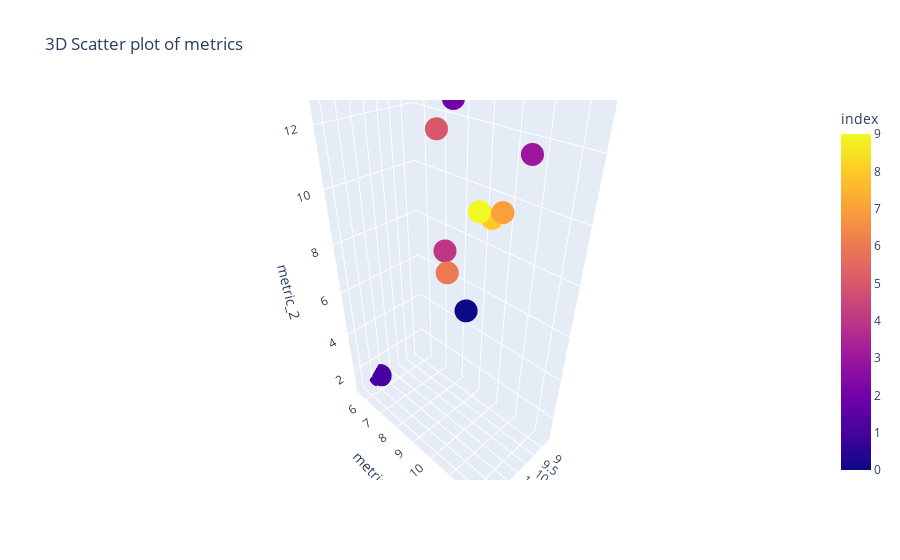

Write notebook code for a chart like this one.
### Code cell
# Interactive 3D plot using Plotly

fig = px.scatter_3d(df, x='metric_0', y='metric_1', z='metric_2', color=df.index, labels=df.index, title='3D Scatter plot of metrics')
fig.show()

### Figure 1 — Plotly figure (JSON) as saved in the notebook; plotly's stock layout.template omitted (floating-point values rounded to 4 significant figures)
{"data": [{"hovertemplate": "metric_0=%{x}<br>metric_1=%{y}<br>metric_2=%{z}<br>index=%{marker.color}<extra></extra>", "legendgroup": "", "marker": {"color": [0, 1, 2, 3, 4, 5, 6, 7, 8, 9], "coloraxis": "coloraxis", "symbol": "circle"}, "mode": "markers", "name": "", "scene": "scene", "showlegend": false, "type": "scatter3d", "x": [9.095, 11.24, 9.208, 11.42, 9.393, 12.22, 11.57, 10.02, 8.639, 11.15], "y": [8.619, 5.579, 7.994, 12.45, 7.806, 10.43, 10.11, 10.72, 9.242, 10.84], "z": [5.177, 1.09, 12.66, 12.62, 7.569, 12.89, 8.712, 10.25, 9.073, 10.7]}], "layout": {"coloraxis": {"colorbar": {"title": {"text": "index"}}, "colorscale": [[0, "#0d0887"], [0.1111, "#46039f"], [0.2222, "#7201a8"], [0.3333, "#9c179e"], [0.4444, "#bd3786"], [0.5556, "#d8576b"], [0.6667, "#ed7953"], [0.7778, "#fb9f3a"], [0.8889, "#fdca26"], [1, "#f0f921"]]}, "legend": {"tracegroupgap": 0}, "scene": {"domain": {"x": [0, 1], "y": [0, 1]}, "xaxis": {"title": {"text": "metric_0"}}, "yaxis": {"title": {"text": "metric_1"}}, "zaxis": {"title": {"text": "metric_2"}}}, "title": {"text": "3D Scatter plot of metrics"}}}
